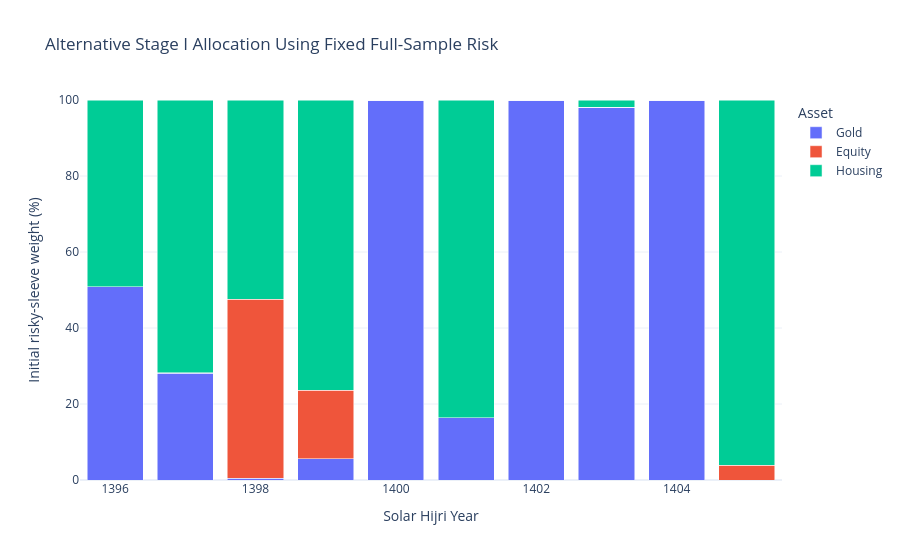

Notebook source saved alongside this figure:
### Code cell
fixed_weights_long = (
    fixed_stage_one_results[
        ["year"] + [f"initial_weight_{asset}" for asset in RISKY_ASSETS]
    ]
    .melt(id_vars="year", var_name="asset", value_name="weight")
)
fixed_weights_long["asset"] = (
    fixed_weights_long["asset"]
    .str.replace("initial_weight_", "", regex=False)
    .map(ASSET_LABELS)
)
fixed_weights_long["weight_pct"] = fixed_weights_long["weight"] * 100

fig = px.bar(
    fixed_weights_long,
    x="year",
    y="weight_pct",
    color="asset",
    labels={
        "year": "Solar Hijri Year",
        "weight_pct": "Initial risky-sleeve weight (%)",
        "asset": "Asset",
    },
    title="Alternative Stage I Allocation Using Fixed Full-Sample Risk",
)
fig.update_layout(barmode="stack", yaxis_range=[0, 100])
fig.show()

### Figure 1 — Plotly figure (JSON) as saved in the notebook; plotly's stock layout.template omitted (floating-point values rounded to 4 significant figures)
{"data": [{"hovertemplate": "Asset=Gold<br>Solar Hijri Year=%{x}<br>Initial risky-sleeve weight (%)=%{y}<extra></extra>", "legendgroup": "Gold", "marker": {"color": "#636efa", "pattern": {"shape": ""}}, "name": "Gold", "orientation": "v", "showlegend": true, "textposition": "auto", "type": "bar", "x": [1396, 1397, 1398, 1399, 1400, 1401, 1402, 1403, 1404, 1405], "xaxis": "x", "y": [50.83, 28.07, 0.4932, 5.651, 100.0, 16.32, 100.0, 98.08, 100.0, 4.93e-14], "yaxis": "y"}, {"hovertemplate": "Asset=Equity<br>Solar Hijri Year=%{x}<br>Initial risky-sleeve weight (%)=%{y}<extra></extra>", "legendgroup": "Equity", "marker": {"color": "#EF553B", "pattern": {"shape": ""}}, "name": "Equity", "orientation": "v", "showlegend": true, "textposition": "auto", "type": "bar", "x": [1396, 1397, 1398, 1399, 1400, 1401, 1402, 1403, 1404, 1405], "xaxis": "x", "y": [0.0, 0.1264, 47.04, 17.98, 0.0, 3.735e-14, 0.0, 5.952e-16, 1.11e-14, 3.936], "yaxis": "y"}, {"hovertemplate": "Asset=Housing<br>Solar Hijri Year=%{x}<br>Initial risky-sleeve weight (%)=%{y}<extra></extra>", "legendgroup": "Housing", "marker": {"color": "#00cc96", "pattern": {"shape": ""}}, "name": "Housing", "orientation": "v", "showlegend": true, "textposition": "auto", "type": "bar", "x": [1396, 1397, 1398, 1399, 1400, 1401, 1402, 1403, 1404, 1405], "xaxis": "x", "y": [49.17, 71.8, 52.47, 76.37, 5.436e-14, 83.68, 3.053e-14, 1.923, 0.0, 96.06], "yaxis": "y"}], "layout": {"barmode": "stack", "legend": {"title": {"text": "Asset"}, "tracegroupgap": 0}, "title": {"text": "Alternative Stage I Allocation Using Fixed Full-Sample Risk"}, "xaxis": {"anchor": "y", "domain": [0, 1], "title": {"text": "Solar Hijri Year"}}, "yaxis": {"anchor": "x", "domain": [0, 1], "range": [0, 100], "title": {"text": "Initial risky-sleeve weight (%)"}}}}
